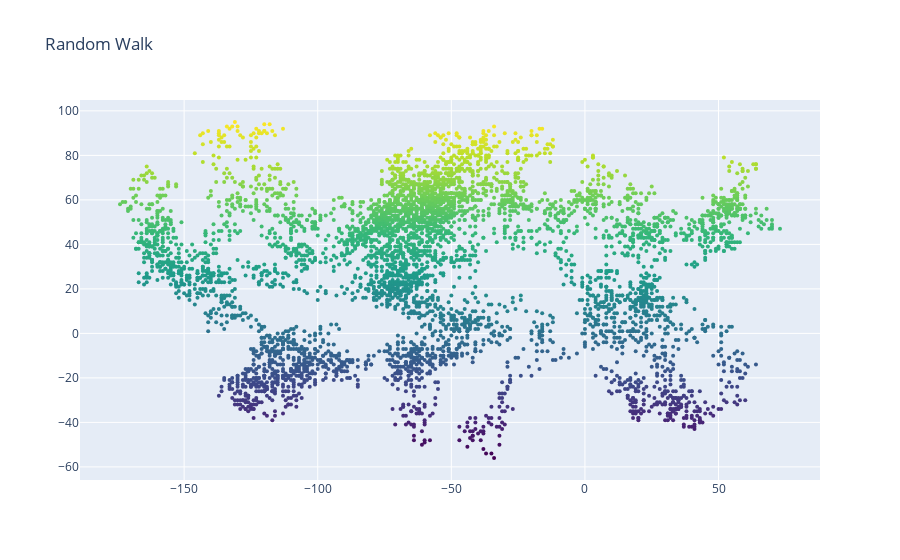

The code cell stored with this chart in its notebook:
### Code cell
#using plotly scatter for the random walk visulization
import plotly.graph_objects as go
from plotly import offline
from random_walk import RandomWalk

#make random walk 
rw = RandomWalk()
rw.fill_walk() 

#Plot the points in the walk 
fig = go.Figure(data=go.Scatter(x=rw.x_value, y=rw.y_value, mode='markers',
                               
                               marker=dict(size=4,
        color=rw.y_value, #set color equal to a variable
        colorscale='Viridis', # one of plotly colorscales
        showscale=False)))


#Remove the axes
fig.update_layout(title='Random Walk',
                  yaxis_zeroline=False, xaxis_zeroline=False)

fig.show()

### Figure 1 — Plotly figure (JSON) as saved in the notebook; plotly's stock layout.template omitted (floating-point values rounded to 4 significant figures; data arrays with more than 128 entries replaced by an {"elided": "..."} marker saying what was removed)
{"data": [{"marker": {"color": {"elided": "5000 int values"}, "colorscale": [[0, "#440154"], [0.1111, "#482878"], [0.2222, "#3e4989"], [0.3333, "#31688e"], [0.4444, "#26828e"], [0.5556, "#1f9e89"], [0.6667, "#35b779"], [0.7778, "#6ece58"], [0.8889, "#b5de2b"], [1, "#fde725"]], "showscale": false, "size": 4}, "mode": "markers", "type": "scatter", "x": {"elided": "5000 int values"}, "y": {"elided": "5000 int values"}}], "layout": {"title": {"text": "Random Walk"}, "xaxis": {"zeroline": false}, "yaxis": {"zeroline": false}}}
